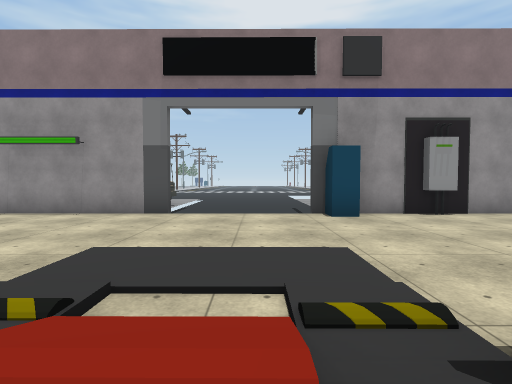
View 1 (above)

16 first-person views from a walk through a Unity game level. The camera is 1.3 m above the floor, tilts 2° down and sees 85° across. The floor is counted in squares, 2 m on a side. Each view is taken from the middle of a square. On the plan, view 1 faces up. The plan holds only what a view shows up to about 9 squares ahead; the rest is blank. The place goes on beyond the plan. The player is left out. Some surface patterns are stand-ins.

View 2
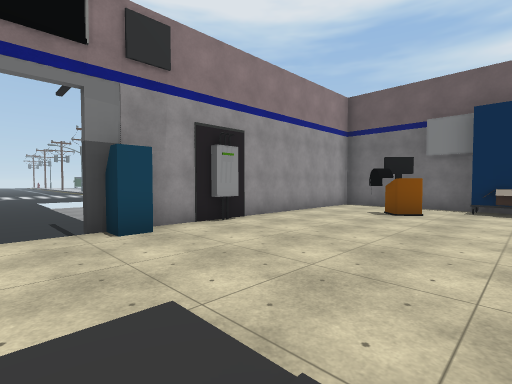

View 3
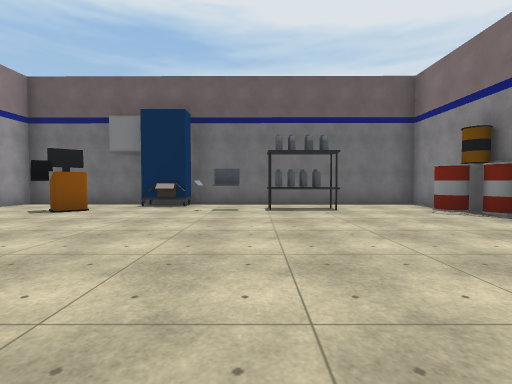

View 4
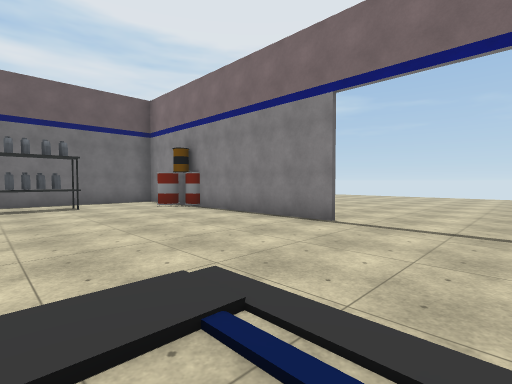

View 5
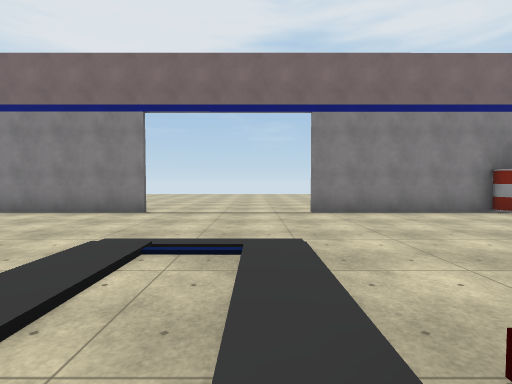

View 6
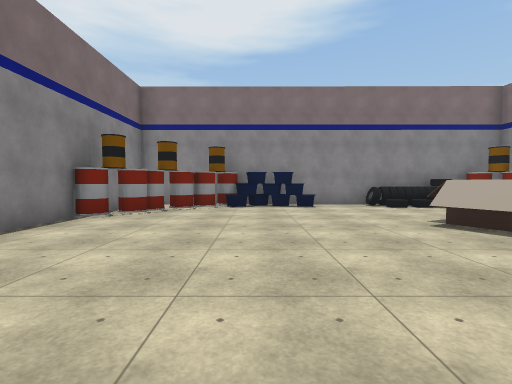

View 7
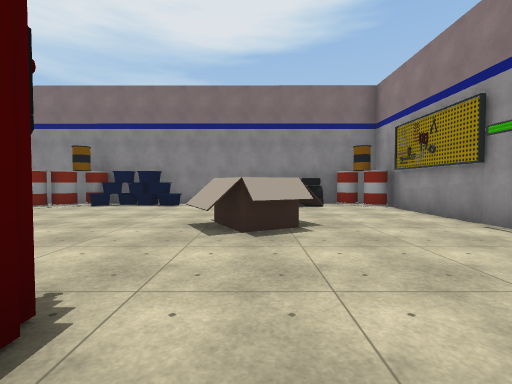

View 8
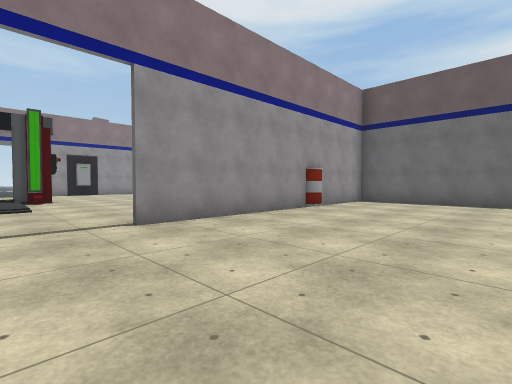

View 9
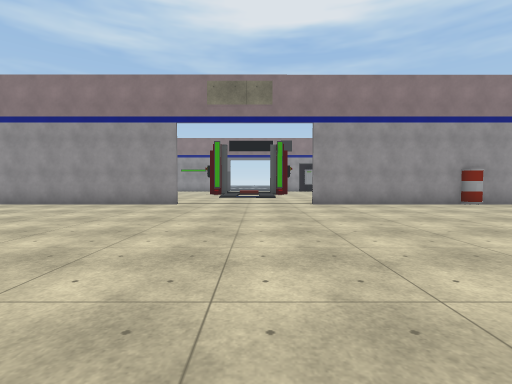

View 10
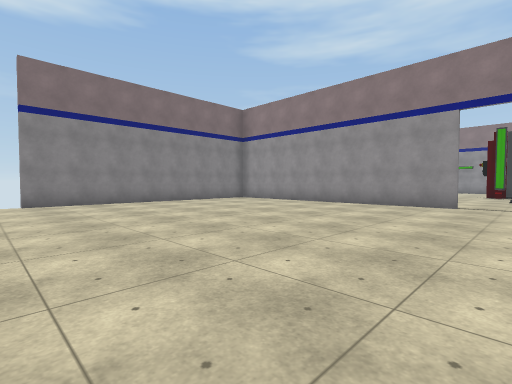

View 11
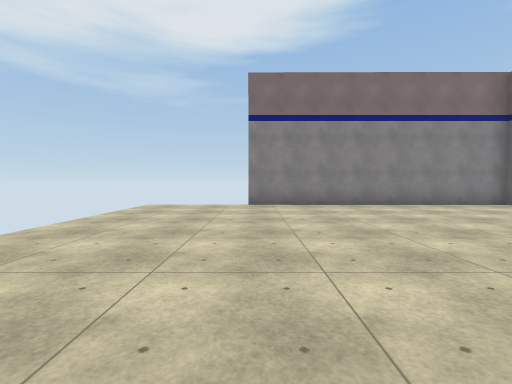

View 12
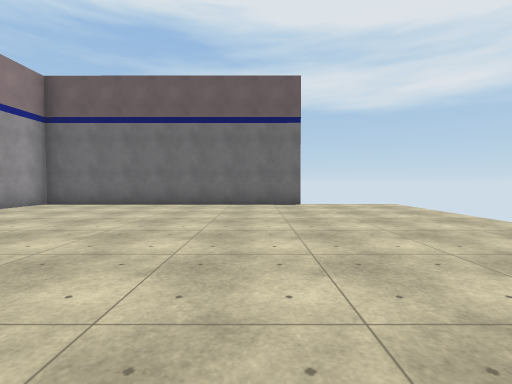

View 13
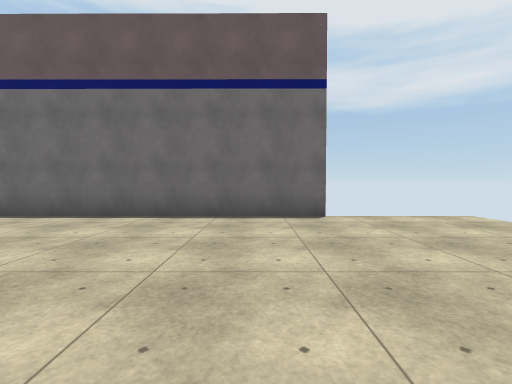

View 14
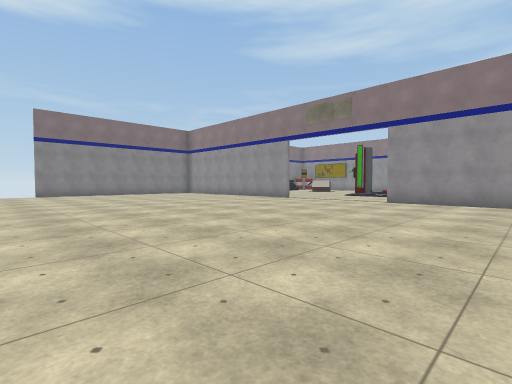

View 15
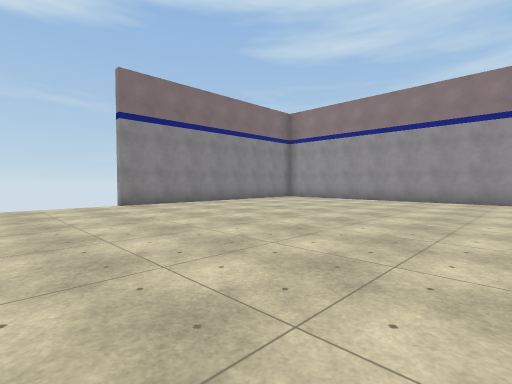

View 16
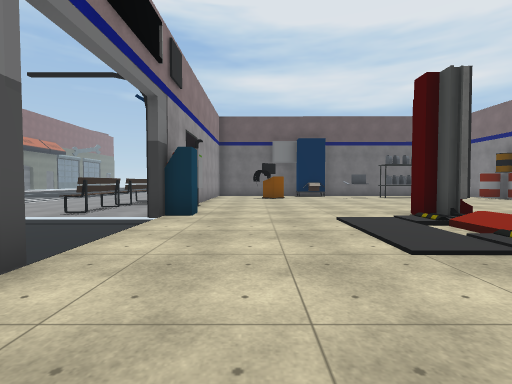

### Floor plan
Key: @ floor where view 1 was taken; # wall or solid block; x gap in a wall; . main floor; - floor 0.25 m lower than the main floor; / step, stairs or slope; ^ raised ledge; O other object.
Columns run from 10 left of view 1 to 10 right of it. Each row starts with its distance up from view 1.
  8        ##   OOOOO
  7         ----...
  6 ########x--xO########
  5 #O..................#
  4 #................O..#
  3 #O...#...........O..#
  2 OO.. ^.............##
  1 #...^...#//#.......O
  0 #......../@O......O.#
 -1 #O.......///........#
 -2 #O.......///......O.#
 -3 #.................O.#
 -4 #O..................#
 -5 ##OO............OO..#
 -6 #  #####....#########
 -7 #...................#
 -8 #...................#
 -9 #...................#
-10 #...................#
-11 #...................#
-12 #...................#
-13 #...................
-14 ....................
-15 ....................
-16 .........      .....

Positions as (right, up) in squares from view 1, and headings:
1: (0, 0), facing up
2: (0, 1), facing up-right
3: (1, -1), facing right
4: (-1, -1), facing down-right
5: (-1, 1), facing down
6: (-1, -2), facing left
7: (-1, 2), facing left
8: (0, -10), facing up-right
9: (0, -14), facing up
10: (-1, -14), facing up-left
11: (-2, -13), facing left
12: (1, -12), facing right
13: (4, -12), facing right
14: (5, -15), facing up-left
15: (-2, -16), facing up-left
16: (-4, 4), facing right
